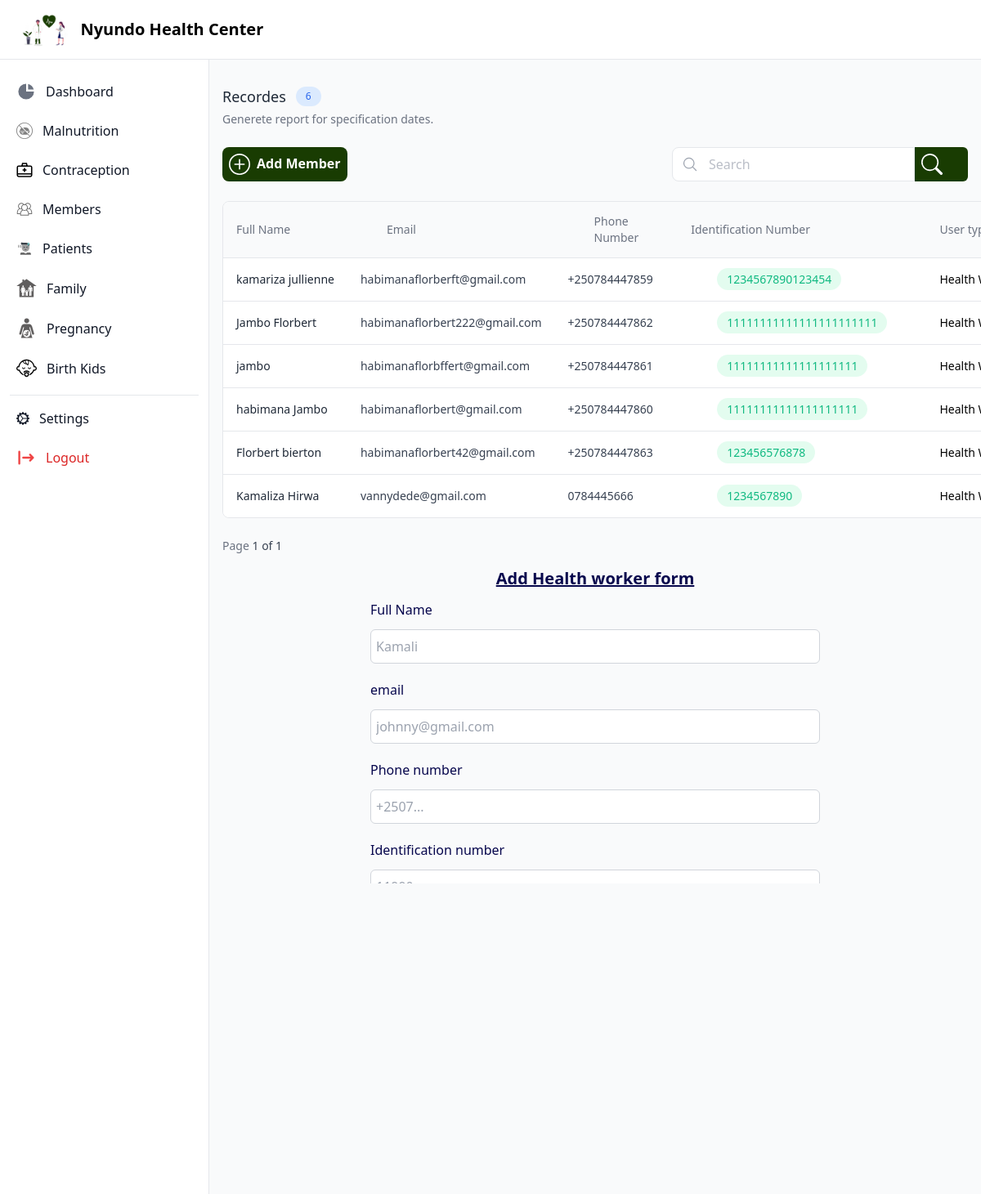
/members/ (signed in), run on an earlier commit of the app's database.
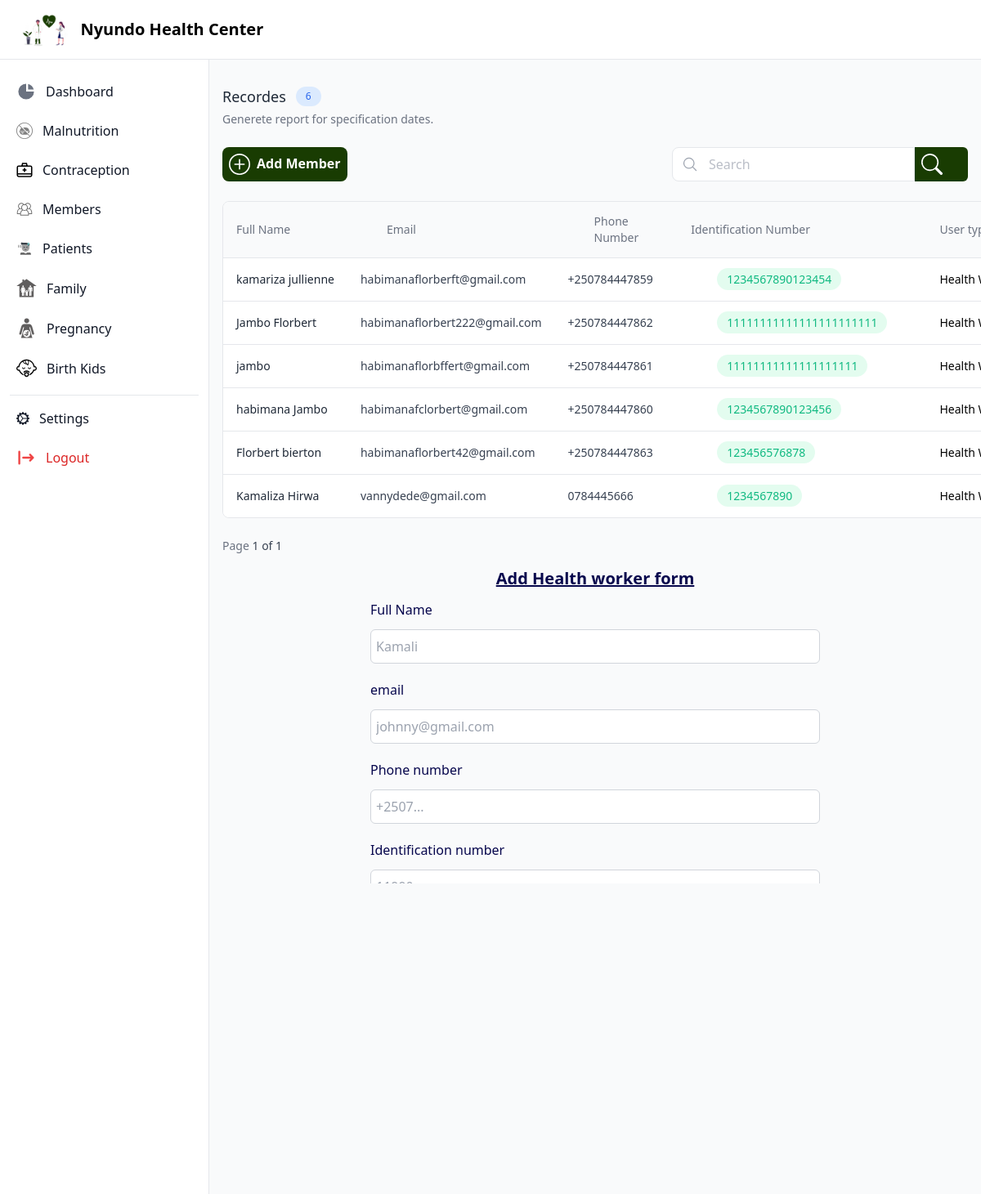
And on a later commit of the database.
### accounts/models.py (models this page shows, shortened)
class User(AbstractBaseUser, PermissionsMixin):
    ADMIN="ADMIN"
    UMUJYANAMA="UMUJYANAMA"
    HC="HC"
    STAFF="STAFF"
    RSSB="RSSB"
    RAMA="RAMA"
    USER_TYPE_CHOICE = (
        (ADMIN,"Super User"),
        (STAFF,"Staff User"),
        (UMUJYANAMA,"Umujyana"),
        (HC,"Health Center"),
    )
    id = models.UUIDField(default=uuid.uuid4, primary_key=True, editable=False)
    email = models.EmailField("email address", max_length=255, unique=True,blank=True,null=True)
    full_name = models.CharField(_("full name"), max_length=100)
    username = models.CharField(_("username"), max_length=100, unique=True)
    phone_number = models.CharField(
        _("phone number"), max_length=255,unique=True,validators=[
            MinLengthValidator(limit_value=13),
            MaxLengthValidator(limit_value=13)
        ]
    )
    identification_number= models.CharField(_("identification_number"),max_length=255,validators=[
            MinLengthValidator(limit_value=16),
            MaxLengthValidator(limit_value=16)
        ])
    user_type = models.CharField(
        _("user type"), choices=USER_TYPE_CHOICE, max_length=50, default=UMUJYANAMA
    )
    is_active = models.BooleanField(_("is active"), default=True)
    is_staff = models.BooleanField(_("staff"), default=False)
    is_first_login = models.BooleanField(_("staff"), default=True)
    admin = models.BooleanField(_("admin"), default=False)  # a admin
    created_on = models.DateTimeField(_("created on"), auto_now_add=True)
    objects = UserManager()
    USERNAME_FIELD = _("username")
    REQUIRED_FIELDS = ["email","full_name"]
    @property
    def clinic_members(self):
        return self.clinic.members.all()

### accounts/decoration.py (the view)
    def wrap(request, *args, **kwargs):
        if request.user.user_type ==User.HC:
            return function(request, *args, **kwargs)
        else:
            raise PermissionDenied

### accounts/forms.py
class UmujyanamaForm(forms.ModelForm):
    phone_number=forms.CharField(max_length=13,min_length=13)
    identification_number=forms.CharField(max_length=16,min_length=16)
    class Meta:
        model = User
        fields = ('full_name','email','phone_number','identification_number')

### accounts/decoration.py (called while the page is built)
def is_health_center(function):
    def wrap(request, *args, **kwargs):
        if request.user.user_type ==User.HC:
            return function(request, *args, **kwargs)
        else:
            raise PermissionDenied
    wrap.__doc__ = function.__doc__
    wrap.__name__ = function.__name__
    return wrap

### healthCenter/templates/healtfeature/members.html (shortened to what the changed rows need)
{% extends 'base/healthCenter/base.html'%}
{% block css%}
<link rel="stylesheet" href="https://cdn.jsdelivr.net/npm/uikit@3.16.24/dist/css/uikit.min.css" />
{%endblock%}
{% block main%}
<section class="container px-4 mx-auto mt-10">
    <div class="sm:flex sm:items-center sm:justify-between">
        <div>
            <div class="flex items-center gap-x-3">
                <h2 class="text-lg font-medium text-gray-800 ">Recordes</h2>
            </div>
        </div>
    </div>
    <div class="flex flex-col mt-6">
        <div class="-mx-4 -my-2 overflow-x-auto sm:-mx-6 lg:-mx-8">
            <div class="inline-block min-w-full py-2 align-middle md:px-6 lg:px-8">
                <div class="overflow-hidden border border-gray-200 dark:border-gray-700 md:rounded-lg">
                    <table class="min-w-full divide-y divide-gray-200 dark:divide-gray-700">
                        <thead class="bg-gray-50 dark:bg-gray-800">
                            <tr>
                                <th scope="col" class="py-3.5 px-4 text-sm font-normal text-left rtl:text-right text-gray-500 dark:text-gray-400">
                                    <button class="flex items-center gap-x-3 focus:outline-none">
                                        <span>Full Name</span>
                                    </button>
                                </th>
                                <th scope="col" class="px-12 py-3.5 text-sm font-normal text-left rtl:text-right text-gray-500 dark:text-gray-400">
                                    Email
                                </th>
                                <th scope="col" class="px-12 py-3.5 text-sm font-normal text-left rtl:text-right text-gray-500 dark:text-gray-400">
                                    Phone Number
                                </th>
                                <th scope="col" class="px-4 py-3.5 text-sm font-normal text-left rtl:text-right text-gray-500 dark:text-gray-400">
                                    Identification Number
                                </th>
                                <th scope="col" class="px-4 py-3.5 text-sm font-normal text-left rtl:text-right text-gray-500 dark:text-gray-400">User type</th>
                            </tr>
                        </thead>
                        <tbody class="bg-white divide-y divide-gray-200 dark:divide-gray-700 dark:bg-gray-900">
                            {% for contact in all_mal %}
                            <tr>
                                <td class="px-4 py-4 text-sm font-medium whitespace-nowrap">
                                    <div>
                                        <h2 class="font-medium text-gray-800 dark:text-white ">{{contact.full_name}}</h2>
                                    </div>
                                </td>
                                <td class="px-4 py-4 text-sm whitespace-nowrap">
                                    <div>
                                        <h4 class="text-gray-700 dark:text-gray-200">{{contact.email}}</h4>
                                    </div>
                                </td>
                                <td class="px-4 py-4 text-sm whitespace-nowrap">
                                    <div>
                                        <h4 class="text-gray-700 dark:text-gray-200">{{contact.phone_number}}</h4>
                                    </div>
                                </td>
                                <td class="px-12 py-4 text-sm font-medium whitespace-nowrap">
                                    <div class="inline px-3 py-1 text-sm font-normal rounded-full text-emerald-500 gap-x-2 bg-emerald-100/60 dark:bg-gray-800">
                                       {{contact.identification_number}}
                                    </div>
                                </td>
                                <td class="px-4 py-4 text-sm whitespace-nowrap">
                                    <div class="flex items-center">
                                      Health Worker
                                    </div>
                                </td>
                            </tr>
                            {% endfor %}
                        </tbody>
                    </table>
                </div>
            </div>
        </div>
    </div>
</section>
{% endblock%}

What changed in the data, as far as the page shows it:
changed User "habimana Jambo": email "habimanaflorbert@gmail.com" → "habimanafclorbert@gmail.com"; identification_number "11111111111111111111" → "1234567890123456"
